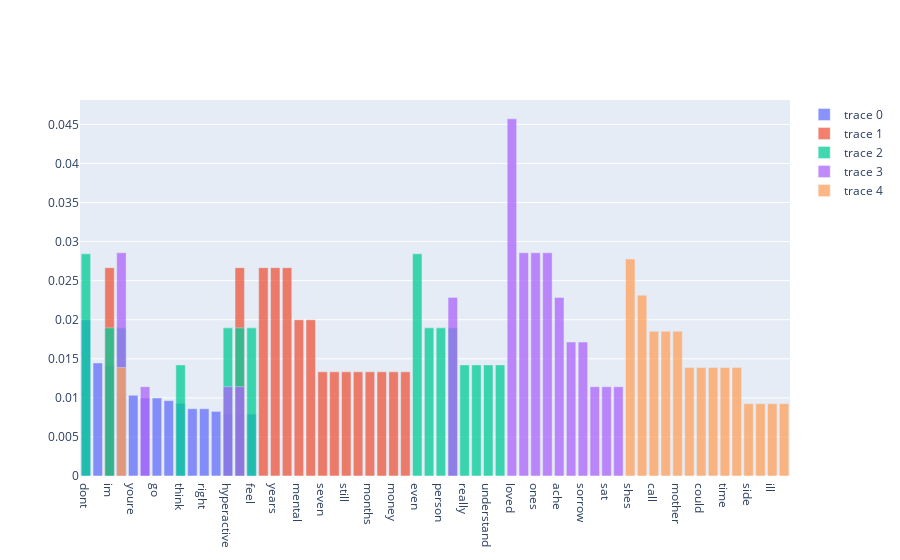

The cell this chart's notebook holds for it:
### Code cell
import plotly.graph_objects as go

fig = go.Figure()
fig.add_trace(go.Bar(x=d0['words'], y=d0['percentage']))
fig.add_trace(go.Bar(x=d1['words'], y=d1['percentage']))
fig.add_trace(go.Bar(x=d2['words'], y=d2['percentage']))
fig.add_trace(go.Bar(x=d3['words'], y=d3['percentage']))
fig.add_trace(go.Bar(x=d4['words'], y=d4['percentage']))

fig.update_layout(barmode='overlay')
# Reduce opacity to see both histograms
fig.update_traces(opacity=0.75)
fig.show()

### Figure 1 — Plotly figure (JSON) as saved in the notebook; plotly's stock layout.template omitted (floating-point values rounded to 4 significant figures)
{"data": [{"opacity": 0.75, "type": "bar", "x": ["dont", "people", "im", "know", "youre", "get", "go", "life", "think", "going", "right", "cant", "hyperactive", "behavior", "feel"], "y": [0.01998, 0.01447, 0.01412, 0.01068, 0.01033, 0.00999, 0.00999, 0.009645, 0.009301, 0.008612, 0.008612, 0.008267, 0.007923, 0.007923, 0.007923]}, {"opacity": 0.75, "type": "bar", "x": ["ive", "years", "past", "im", "behavior", "mental", "depression", "seven", "therapy", "still", "day", "months", "makes", "money", "abnormal"], "y": [0.02667, 0.02667, 0.02667, 0.02667, 0.02667, 0.02, 0.02, 0.01333, 0.01333, 0.01333, 0.01333, 0.01333, 0.01333, 0.01333, 0.01333]}, {"opacity": 0.75, "type": "bar", "x": ["dont", "even", "know", "feel", "hyperactive", "behavior", "due", "person", "im", "things", "really", "think", "love", "understand", "make"], "y": [0.02844, 0.02844, 0.01896, 0.01896, 0.01896, 0.01896, 0.01896, 0.01896, 0.01896, 0.01896, 0.01422, 0.01422, 0.01422, 0.01422, 0.01422]}, {"opacity": 0.75, "type": "bar", "x": ["loved", "know", "death", "ones", "die", "things", "ache", "better", "sorrow", "spent", "get", "sat", "hyperactive", "behavior", "used"], "y": [0.04571, 0.02857, 0.02857, 0.02857, 0.02857, 0.02286, 0.02286, 0.01714, 0.01714, 0.01143, 0.01143, 0.01143, 0.01143, 0.01143, 0.01143]}, {"opacity": 0.75, "type": "bar", "x": ["shes", "find", "call", "see", "mother", "friend", "know", "could", "suicidal", "time", "anger", "side", "jordan", "ill", "wont"], "y": [0.02778, 0.02315, 0.01852, 0.01852, 0.01852, 0.01389, 0.01389, 0.01389, 0.01389, 0.01389, 0.01389, 0.009259, 0.009259, 0.009259, 0.009259]}], "layout": {"barmode": "overlay"}}
